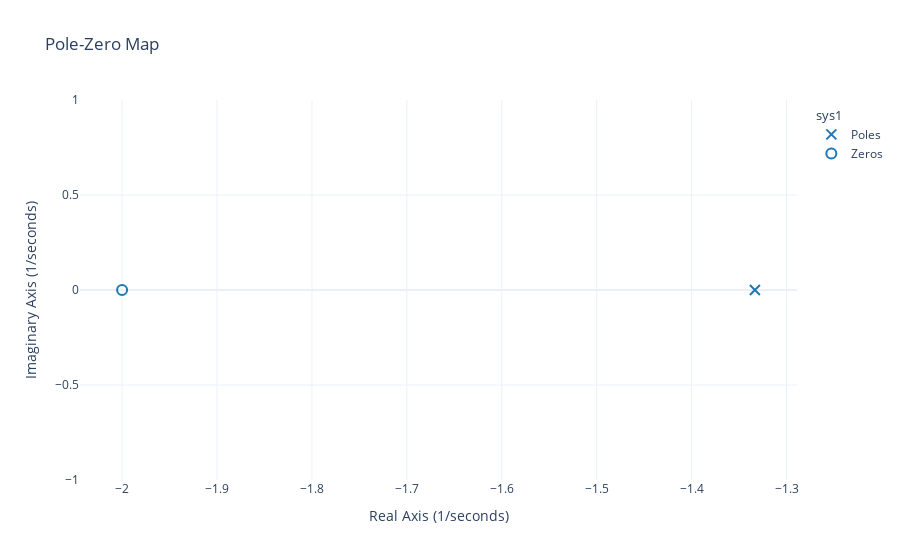

The notebook cell this image was saved under:
### Markdown cell above
## Présentation de l'outil PZMAP

Maintenant que nous savons comment se présente la variable imaginaire `s` dans le  plan complexe, nous pouvont tracer les pôles et les zéros de notre fonction de transfert. But wait ! Qu'est-ce q'un pôle et qu'est-ce qu'un zéro au fait ? 🤔

### Définitions d'un pôle et d'un zéro d'une fonction

On sait depuis la première séance qu'une fonction de transfert se présente sous la forme d'une fraction de ce type : 

$$ H(s) = \frac{N(s)}{D(s)} = \frac{a_ms^m+ ... + a_2s^2+a_1s+a_0}{b_ns^n+ ... + b_2s^2+b_1s+b_0}$$

Qui peut être récrite de la manière suivante :

$$ H(s) = K\frac{(s-z_1)(s-z_2)...(s-z^m)}{(s-p_1)(s-p_2)...(s-p^n)} = K\frac{\prod\limits_{i=1}^{m}s-z_i}{\prod\limits_{j=1}^{n}s-p_j} \qquad \boxed{Forme \; d'Evans}$$

où les **racines** du numérateurs $N(s)$ sont appelées des `zéros` et celles du dénominateur $D(s)$ des `pôles`.

### Utilisation de l'outil PZMAP sur une fonction du $1^{er}$ ordre

Voyons maintenant comment tracer ces pôles et zéros directement avec l'outil PZMAP du module `ReguLabFct` ! 

Nous allons prendre l'exemple d'un système du $1^{er}$ ordre dont la fonction de transfert est la suivante :

$$ H = \frac{s+2}{3s+4}$$

Exécuter la cellule suivante pour voir sous vos yeux se tracer ce fameux plan complexe avec nos pôles et nos zéros.

>**Note :** Le `;` à la fin de l'instruction `rlf.pzmap(H)` permet d'éviter d'afficher les valeurs retournées par défaut par la fonction `pzmap`.

### Code cell
# Definition of the transfer function
H = ml.tf([1, 2], [3, 4])
rlf.pzmap(H);

### Figure 1 — Plotly figure (JSON) as saved in the notebook; plotly's stock layout.template omitted (floating-point values rounded to 4 significant figures)
{"data": [{"legendgroup": "sys1", "legendgrouptitle": {"text": "sys1"}, "marker": {"color": "#1F77B4", "line": {"color": "#1F77B4", "width": 2}, "size": 10, "symbol": "x-thin"}, "mode": "markers", "name": "Poles", "type": "scatter", "x": [-1.333], "y": [0]}, {"legendgroup": "sys1", "marker": {"color": "rgba(255, 255, 255, 0)", "line": {"color": "#1F77B4", "width": 2}, "size": 10, "symbol": "circle"}, "mode": "markers", "name": "Zeros", "type": "scatter", "x": [-2], "y": [0]}], "layout": {"legend": {"groupclick": "toggleitem"}, "showlegend": true, "title": {"text": "Pole-Zero Map"}, "xaxis": {"title": {"text": "Real Axis (1/seconds)"}}, "yaxis": {"title": {"text": "Imaginary Axis (1/seconds)"}}}}
